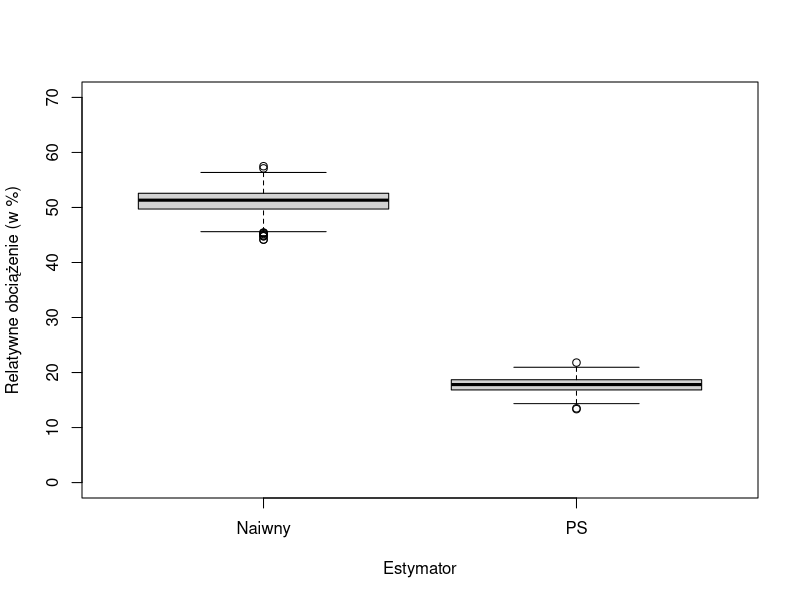

The R script that drew this image:
## ---- chunk 1
library(tidyverse)
library(knitr)
library(survey)
## ---- chunk 2
dane <- read_csv("../data/popyt-zajecia-dane.csv")
## ---- chunk 3
kable(head(dane))
## ---- chunk 4
dane |>
  filter(is.na(id_popyt)) |>
  select(id_jednostki, klasa_pr, sek, woj, zawod_kod2, wolne_miejsca_cbop, jedna_zmiana) |>
  mutate(jedna_zmiana=as.numeric(jedna_zmiana)) -> cbop_df
## ---- chunk 5
kable(head(cbop_df))
## ---- chunk 6
cbop_svy <- svydesign(ids = ~1, 
                      weights = ~ wolne_miejsca_cbop,
                      data = cbop_df)
cbop_svy
## ---- chunk 7
svymean(~jedna_zmiana, cbop_svy)
## ---- chunk 8
pop_totals <- xtabs(wolne_miejsca*waga ~ klasa_pr, data= dane, subset = !is.na(id_popyt))
pop_totals
## ---- chunk 9
cbop_svy_cal <- calibrate(cbop_svy, 
                          formula = ~klasa_pr, 
                          population = c(`(Intercept)`=sum(pop_totals),
                                         klasa_prM = 128940,
                                         klasa_prS = 71230))
cbop_svy_cal
## ---- chunk 10
cbop_svy_cal <- calibrate(cbop_svy, list(~klasa_pr), population = list(pop_totals))
cbop_svy_cal
## ---- chunk 11
svymean(~jedna_zmiana, cbop_svy_cal)
## ---- chunk 12
set.seed(2023)
N <- 10000
nb <- 1000
X1 <- rbinom(N, 1, 0.7)
X2 <- rbinom(N, 1, 0.9)
Y <- 4.5 - 3.5*X1+0.5*X2 + rnorm(N)
nb_inds <- sample(1:N, size = nb, prob = abs(Y)/sum(abs(Y)))
flag <- 1:N %in% nb_inds
w_star <- N/nb ## dodajemy pseudo-wagę jako relację miedzy N / nb
df <- data.frame(Y,X1,X2,flag,w_star)
head(df)
## ---- chunk 13
pop_X1 <- mean(df$X1)
pop_X2 <- mean(df$X2)
sam_X1 <- mean(df$X1[df$flag == 1])
sam_X2 <- mean(df$X2[df$flag == 1])
c(X1_pop = pop_X1, X2_pop = pop_X2, X1_proba = sam_X1, X2_proba = sam_X2)
## ---- chunk 14
prop.table(xtabs(~X1 + X2, df, subset = flag == T)) - prop.table(xtabs(~X1 + X2, df)) 
## ---- chunk 15
m1 <- lm(Y ~ X1 + X2, data = df, subset = flag == TRUE)
summary(m1)
## ---- chunk 16
anova(m1)
## ---- chunk 17
totale <- xtabs(~X1 + X2, data = df)
dd <- svydesign(ids= ~1, weights = ~w_star, data = subset(df, flag == T))
dd2 <- postStratify(dd, strata= ~X1+X2, population = totale)
c(Y_prawda = mean(Y), Y_bez_ps = svymean(~Y, dd)[1], Y_ps = svymean(~Y, dd2)[1])
## ---- chunk 18
totale <- xtabs(~X1 , data = df)
dd <- svydesign(ids= ~1, weights = ~w_star, data = subset(df, flag == T))
dd2 <- postStratify(dd, strata= ~X1, population = totale)
c(Y_prawda = mean(Y), Y_bez_ps = svymean(~Y, dd)[1], Y_ps = svymean(~Y, dd2)[1])
## ---- chunk 19
totale <- xtabs(~X2 , data = df)
dd <- svydesign(ids= ~1, weights = ~w_star, data = subset(df, flag == T))
dd2 <- postStratify(dd, strata= ~X2, population = totale)
c(Y_prawda = mean(Y), Y_bez_ps = svymean(~Y, dd)[1], Y_ps = svymean(~Y, dd2)[1])
## ---- chunk 20
R <- 500
y_naive <- numeric(R)
y_ps <- numeric(R)
totale <- xtabs(~X1+X2 , data = df)
for (r in 1:500) {
  nb_inds <- sample(1:N, size = nb, prob = abs(Y)/sum(abs(Y)))
  flag <- 1:N %in% nb_inds
  w_star <- N/nb ## dodajemy pseudo-wagę jako relację miedzy N / nb
  df <- data.frame(Y,X1,X2,flag,w_star)
  
  dd <- svydesign(ids= ~1, weights = ~w_star, data = subset(df, flag == T))
  dd2 <- postStratify(dd, strata= ~X1+X2, population = totale)
  
  y_naive[r] <- svymean(~Y, dd)[1]
  y_ps[r] <- svymean(~Y, dd2)[1]
}

boxplot((cbind("Naiwny"=y_naive, "PS"=y_ps) - mean(Y))/mean(Y)*100, 
        xlab = "Estymator", ylab = "Relatywne obciążenie (w %)",
        ylim = c(0, 70))

## ---- chunk 21
oszacowanie <- c(mean(y_naive), mean(y_ps))
obciazenie <- oszacowanie -mean(Y)
wariancja <- c(var(y_naive), var(y_ps))
rmse <- sqrt(obciazenie^2+wariancja)
data.frame(estymator=c("Naiwny", "PS"), oszacowanie, obciazenie, wariancja, rmse)
